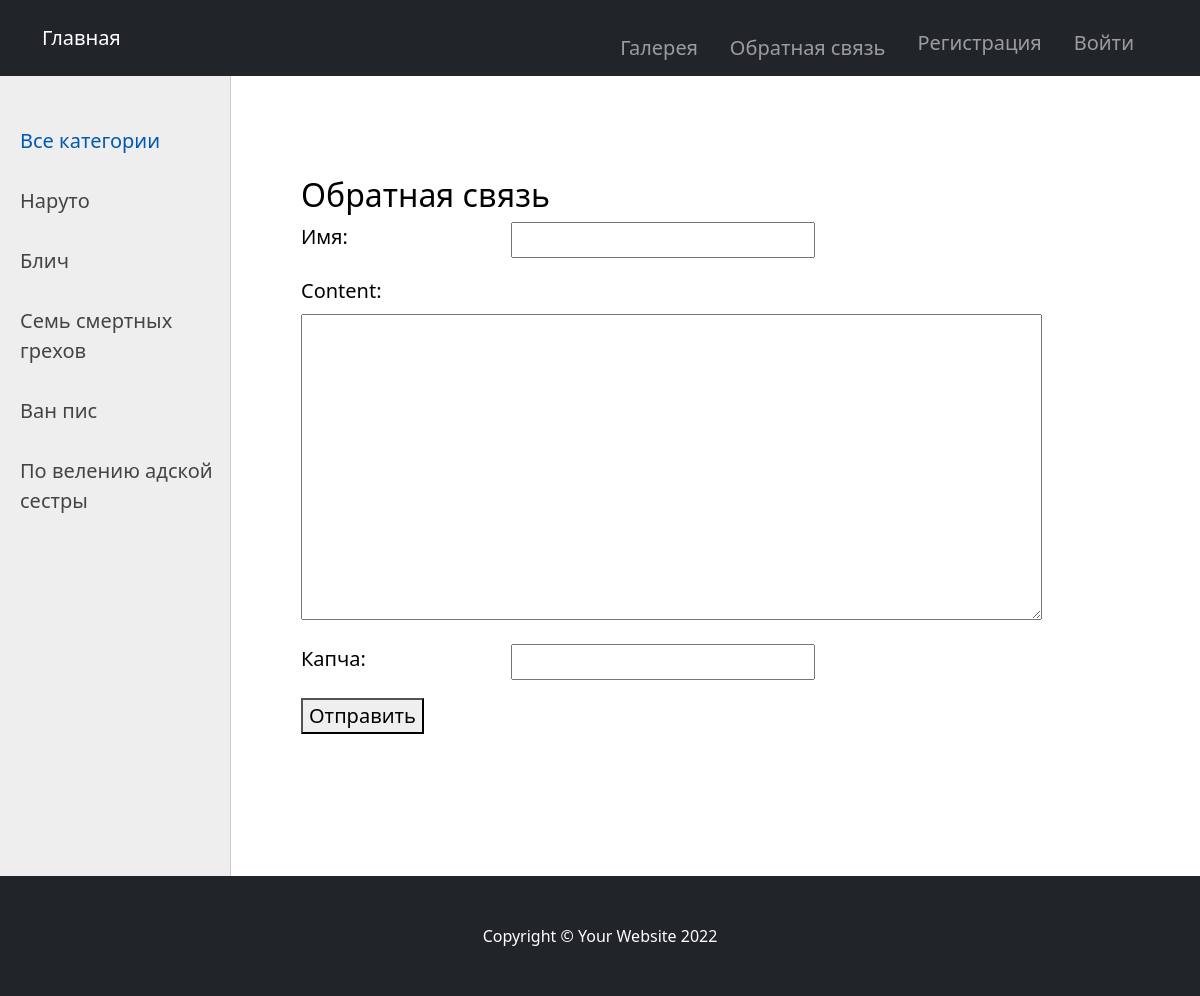
Page /contact/ on the committed database.
### women/models.py (models this page shows, shortened)
class Category(models.Model):
    name = models.CharField(max_length=100, db_index=True, verbose_name="Категория")
    slug = models.SlugField(
        max_length=255, unique=True, db_index=True, verbose_name="URL"
    )
    def get_absolute_url(self):
        return reverse("category", kwargs={"cat_slug": self.slug})
    class Meta:
        verbose_name = "Категория"
        verbose_name_plural = "Категории"

### women/views.py (the view, shortened to what this page needs)
# urls.py: path("contact/", ContactFormView.as_view(), name="contact"),
class ContactFormView(DataMixin, FormView):
    form_class = ContactForm
    template_name = "women/contact.html"
    success_url = reverse_lazy("home")
    def get_context_data(self, *, object_list=None, **kwargs):
        context = super().get_context_data(**kwargs)
        c_def = self.get_user_context(title="Обратная связь")
        return dict(list(context.items()) + list(c_def.items()))

### women/forms.py
class ContactForm(forms.Form):
    name = forms.CharField(label="Имя", max_length=255)
    content = forms.CharField(widget=forms.Textarea(attrs={"cols": 60, "rows": 10}))
    капча = CaptchaField()

### women/templatetags/women_tags.py (called while the page is built)
@register.simple_tag(name="getcats")
def get_categories(filter=None):
    if not filter:
        return Category.objects.all()
    else:
        return Category.objects.filter(pk=filter)

@register.inclusion_tag("women/list_categories.html")
def show_categories(sort=None, cat_selected=0):
    if not sort:
        cats = Category.objects.all()
    else:
        cats = Category.objects.order_by(sort)
    return {"cats": cats, "cat_selected": cat_selected}

### women/utils.py (called while the page is built)
    def get_user_context(self, **kwargs):
        context = kwargs
        cats = Category.objects.annotate(Count("women"))
        user_menu = menu.copy()
        if not self.request.user.is_authenticated:
            user_menu.pop(1)
        context["menu"] = user_menu
        context["cats"] = cats
        if "cat_selected" not in context:
            context["cat_selected"] = 0
        return context

### women/templates/women/contact.html (shortened to what this page needs)
{% extends 'women/base.html' %}
{% block content %}
<h1>{{title}}</h1>
<form method="post">
    {% for f in form %}
    <p><label class="form-label" for="{{ f.id_for_label }}">{{f.label}}: </label>{{ f }}</p>
    {% endfor %}
    <button type="submit">Отправить</button>
</form>
<p>{% endblock %}

### women/templates/women/list_categories.html
{% for c in cats %}
{% if c.pk == cat_selected %}
<li class="selected">{{c.name}}</li>
{% else %}
<li><a href="{{ c.get_absolute_url }}">{{c.name}}</a></li>
{% endif %}
{% endfor %}

### women/static/women/css/style.css (style rules this page uses)
html, body { height: 100%; width: 100%; color: rgb(0, 0, 0); }
a { color: #001b36; text-decoration: none; }
.left-chapters ul li { margin: 30px 0 0 0; color: rgb(141, 123, 123); }
.left-chapters ul li a { color: #444; text-decoration: none; }
.content-text h1 { font-size: 32px; }
.form-label { display: inline-block; min-width: 210px; vertical-align: top; }

### rows in the picture
Category: name "Наруто"
Category: name "Блич"
Category: name "Семь смертных грехов"
Category: name "Ван пис"
Category: name "По велению адской сестры"

### other values in the picture
{{ m.title }} "Галерея" "Обратная связь"
{{ title }} "Обратная связь"
{{ f.label }} "Имя" "Content" "Капча"
